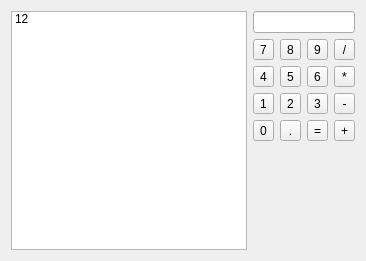
<ui version="4.0" >
 <class>CalcPanel</class>
 <widget class="QWidget" name="CalcPanel" >
  <property name="geometry" >
   <rect>
    <x>0</x>
    <y>0</y>
    <width>366</width>
    <height>261</height>
   </rect>
  </property>
  <property name="windowTitle" >
   <string>CalcPanel</string>
  </property>
  <layout class="QGridLayout" name="gridLayout_2" >
   <item rowspan="3" row="0" column="0" >
    <widget class="QListWidget" name="listWidget" >
     <item>
      <property name="text" >
       <string>12</string>
      </property>
     </item>
    </widget>
   </item>
   <item row="1" column="1" >
    <layout class="QGridLayout" name="gridLayout" >
     <item row="0" column="0" >
      <widget class="QToolButton" name="n_7" >
       <property name="sizePolicy" >
        <sizepolicy vsizetype="Preferred" hsizetype="Preferred" >
         <horstretch>0</horstretch>
         <verstretch>0</verstretch>
        </sizepolicy>
       </property>
       <property name="text" >
        <string>7</string>
       </property>
      </widget>
     </item>
     <item row="0" column="1" >
      <widget class="QToolButton" name="n_8" >
       <property name="sizePolicy" >
        <sizepolicy vsizetype="Preferred" hsizetype="Preferred" >
         <horstretch>0</horstretch>
         <verstretch>0</verstretch>
        </sizepolicy>
       </property>
       <property name="text" >
        <string>8</string>
       </property>
      </widget>
     </item>
     <item row="0" column="2" >
      <widget class="QToolButton" name="n_9" >
       <property name="sizePolicy" >
        <sizepolicy vsizetype="Preferred" hsizetype="Preferred" >
         <horstretch>0</horstretch>
         <verstretch>0</verstretch>
        </sizepolicy>
       </property>
       <property name="text" >
        <string>9</string>
       </property>
      </widget>
     </item>
     <item row="0" column="3" >
      <widget class="QToolButton" name="toolButton_13" >
       <property name="sizePolicy" >
        <sizepolicy vsizetype="Preferred" hsizetype="Preferred" >
         <horstretch>0</horstretch>
         <verstretch>0</verstretch>
        </sizepolicy>
       </property>
       <property name="text" >
        <string>/</string>
       </property>
      </widget>
     </item>
     <item row="1" column="0" >
      <widget class="QToolButton" name="n_4" >
       <property name="sizePolicy" >
        <sizepolicy vsizetype="Preferred" hsizetype="Preferred" >
         <horstretch>0</horstretch>
         <verstretch>0</verstretch>
        </sizepolicy>
       </property>
       <property name="text" >
        <string>4</string>
       </property>
      </widget>
     </item>
     <item row="1" column="1" >
      <widget class="QToolButton" name="n_5" >
       <property name="sizePolicy" >
        <sizepolicy vsizetype="Preferred" hsizetype="Preferred" >
         <horstretch>0</horstretch>
         <verstretch>0</verstretch>
        </sizepolicy>
       </property>
       <property name="text" >
        <string>5</string>
       </property>
      </widget>
     </item>
     <item row="1" column="2" >
      <widget class="QToolButton" name="n_6" >
       <property name="sizePolicy" >
        <sizepolicy vsizetype="Preferred" hsizetype="Preferred" >
         <horstretch>0</horstretch>
         <verstretch>0</verstretch>
        </sizepolicy>
       </property>
       <property name="text" >
        <string>6</string>
       </property>
      </widget>
     </item>
     <item row="1" column="3" >
      <widget class="QToolButton" name="toolButton_14" >
       <property name="sizePolicy" >
        <sizepolicy vsizetype="Preferred" hsizetype="Preferred" >
         <horstretch>0</horstretch>
         <verstretch>0</verstretch>
        </sizepolicy>
       </property>
       <property name="text" >
        <string>*</string>
       </property>
      </widget>
     </item>
     <item row="2" column="0" >
      <widget class="QToolButton" name="n_1" >
       <property name="sizePolicy" >
        <sizepolicy vsizetype="Preferred" hsizetype="Preferred" >
         <horstretch>0</horstretch>
         <verstretch>0</verstretch>
        </sizepolicy>
       </property>
       <property name="text" >
        <string>1</string>
       </property>
      </widget>
     </item>
     <item row="2" column="1" >
      <widget class="QToolButton" name="n_2" >
       <property name="sizePolicy" >
        <sizepolicy vsizetype="Preferred" hsizetype="Preferred" >
         <horstretch>0</horstretch>
         <verstretch>0</verstretch>
        </sizepolicy>
       </property>
       <property name="text" >
        <string>2</string>
       </property>
      </widget>
     </item>
     <item row="2" column="2" >
      <widget class="QToolButton" name="n_3" >
       <property name="sizePolicy" >
        <sizepolicy vsizetype="Preferred" hsizetype="Preferred" >
         <horstretch>0</horstretch>
         <verstretch>0</verstretch>
        </sizepolicy>
       </property>
       <property name="text" >
        <string>3</string>
       </property>
      </widget>
     </item>
     <item row="2" column="3" >
      <widget class="QToolButton" name="toolButton_15" >
       <property name="sizePolicy" >
        <sizepolicy vsizetype="Preferred" hsizetype="Preferred" >
         <horstretch>0</horstretch>
         <verstretch>0</verstretch>
        </sizepolicy>
       </property>
       <property name="text" >
        <string>-</string>
       </property>
      </widget>
     </item>
     <item row="3" column="0" >
      <widget class="QToolButton" name="n_0" >
       <property name="sizePolicy" >
        <sizepolicy vsizetype="Preferred" hsizetype="Preferred" >
         <horstretch>0</horstretch>
         <verstretch>0</verstretch>
        </sizepolicy>
       </property>
       <property name="text" >
        <string>0</string>
       </property>
      </widget>
     </item>
     <item row="3" column="1" >
      <widget class="QToolButton" name="n_dot" >
       <property name="sizePolicy" >
        <sizepolicy vsizetype="Preferred" hsizetype="Preferred" >
         <horstretch>0</horstretch>
         <verstretch>0</verstretch>
        </sizepolicy>
       </property>
       <property name="text" >
        <string>.</string>
       </property>
      </widget>
     </item>
     <item row="3" column="2" >
      <widget class="QToolButton" name="toolButton_12" >
       <property name="sizePolicy" >
        <sizepolicy vsizetype="Preferred" hsizetype="Preferred" >
         <horstretch>0</horstretch>
         <verstretch>0</verstretch>
        </sizepolicy>
       </property>
       <property name="text" >
        <string>=</string>
       </property>
      </widget>
     </item>
     <item row="3" column="3" >
      <widget class="QToolButton" name="toolButton_16" >
       <property name="sizePolicy" >
        <sizepolicy vsizetype="Preferred" hsizetype="Preferred" >
         <horstretch>0</horstretch>
         <verstretch>0</verstretch>
        </sizepolicy>
       </property>
       <property name="text" >
        <string>+</string>
       </property>
      </widget>
     </item>
    </layout>
   </item>
   <item row="2" column="1" >
    <spacer name="verticalSpacer" >
     <property name="orientation" >
      <enum>Qt::Vertical</enum>
     </property>
     <property name="sizeHint" stdset="0" >
      <size>
       <width>20</width>
       <height>99</height>
      </size>
     </property>
    </spacer>
   </item>
   <item row="0" column="1" >
    <widget class="QNumericEditor" name="input" />
   </item>
  </layout>
 </widget>
 <customwidgets>
  <customwidget>
   <class>QNumericEditor</class>
   <extends>QLineEdit</extends>
   <header>widgets.h</header>
   <slots>
    <signal>actionTyped(int)</signal>
   </slots>
  </customwidget>
 </customwidgets>
 <resources/>
 <connections>
  <connection>
   <sender>n_0</sender>
   <signal>clicked()</signal>
   <receiver>CalcPanel</receiver>
   <slot>pressNumber()</slot>
   <hints>
    <hint type="sourcelabel" >
     <x>259</x>
     <y>123</y>
    </hint>
    <hint type="destinationlabel" >
     <x>182</x>
     <y>130</y>
    </hint>
   </hints>
  </connection>
  <connection>
   <sender>n_1</sender>
   <signal>clicked()</signal>
   <receiver>CalcPanel</receiver>
   <slot>pressNumber()</slot>
   <hints>
    <hint type="sourcelabel" >
     <x>259</x>
     <y>97</y>
    </hint>
    <hint type="destinationlabel" >
     <x>182</x>
     <y>130</y>
    </hint>
   </hints>
  </connection>
  <connection>
   <sender>n_2</sender>
   <signal>clicked()</signal>
   <receiver>CalcPanel</receiver>
   <slot>pressNumber()</slot>
   <hints>
    <hint type="sourcelabel" >
     <x>287</x>
     <y>97</y>
    </hint>
    <hint type="destinationlabel" >
     <x>182</x>
     <y>130</y>
    </hint>
   </hints>
  </connection>
  <connection>
   <sender>n_3</sender>
   <signal>clicked()</signal>
   <receiver>CalcPanel</receiver>
   <slot>pressNumber()</slot>
   <hints>
    <hint type="sourcelabel" >
     <x>316</x>
     <y>97</y>
    </hint>
    <hint type="destinationlabel" >
     <x>182</x>
     <y>130</y>
    </hint>
   </hints>
  </connection>
  <connection>
   <sender>n_4</sender>
   <signal>clicked()</signal>
   <receiver>CalcPanel</receiver>
   <slot>pressNumber()</slot>
   <hints>
    <hint type="sourcelabel" >
     <x>259</x>
     <y>71</y>
    </hint>
    <hint type="destinationlabel" >
     <x>182</x>
     <y>130</y>
    </hint>
   </hints>
  </connection>
  <connection>
   <sender>n_5</sender>
   <signal>clicked()</signal>
   <receiver>CalcPanel</receiver>
   <slot>pressNumber()</slot>
   <hints>
    <hint type="sourcelabel" >
     <x>287</x>
     <y>71</y>
    </hint>
    <hint type="destinationlabel" >
     <x>182</x>
     <y>130</y>
    </hint>
   </hints>
  </connection>
  <connection>
   <sender>n_6</sender>
   <signal>clicked()</signal>
   <receiver>CalcPanel</receiver>
   <slot>pressNumber()</slot>
   <hints>
    <hint type="sourcelabel" >
     <x>316</x>
     <y>71</y>
    </hint>
    <hint type="destinationlabel" >
     <x>182</x>
     <y>130</y>
    </hint>
   </hints>
  </connection>
  <connection>
   <sender>n_7</sender>
   <signal>clicked()</signal>
   <receiver>CalcPanel</receiver>
   <slot>pressNumber()</slot>
   <hints>
    <hint type="sourcelabel" >
     <x>259</x>
     <y>45</y>
    </hint>
    <hint type="destinationlabel" >
     <x>182</x>
     <y>130</y>
    </hint>
   </hints>
  </connection>
  <connection>
   <sender>n_8</sender>
   <signal>clicked()</signal>
   <receiver>CalcPanel</receiver>
   <slot>pressNumber()</slot>
   <hints>
    <hint type="sourcelabel" >
     <x>287</x>
     <y>45</y>
    </hint>
    <hint type="destinationlabel" >
     <x>182</x>
     <y>130</y>
    </hint>
   </hints>
  </connection>
  <connection>
   <sender>n_9</sender>
   <signal>clicked()</signal>
   <receiver>CalcPanel</receiver>
   <slot>pressNumber()</slot>
   <hints>
    <hint type="sourcelabel" >
     <x>316</x>
     <y>45</y>
    </hint>
    <hint type="destinationlabel" >
     <x>182</x>
     <y>130</y>
    </hint>
   </hints>
  </connection>
  <connection>
   <sender>input</sender>
   <signal>actionTyped(int)</signal>
   <receiver>CalcPanel</receiver>
   <slot>actionTyped(int)</slot>
   <hints>
    <hint type="sourcelabel" >
     <x>341</x>
     <y>17</y>
    </hint>
    <hint type="destinationlabel" >
     <x>361</x>
     <y>86</y>
    </hint>
   </hints>
  </connection>
 </connections>
 <slots>
  <slot>pressNumber()</slot>
  <slot>actionTyped(int)</slot>
 </slots>
</ui>
